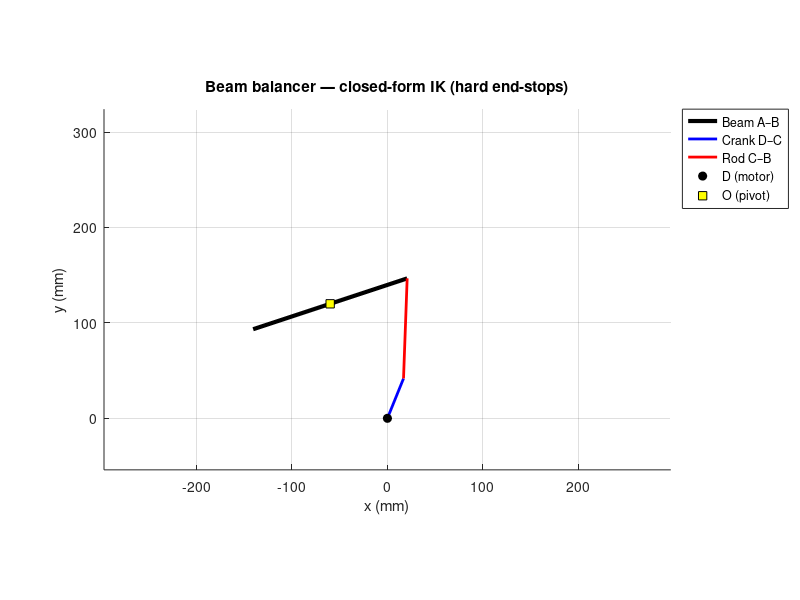

The MATLAB script that drew this image:
function beam_sim_closed_form
%% === PUT YOUR NUMBERS (mm) HERE ===
l    = 85;    % half-beam length; total beam = 2*l
l11  = 45;    % crank DC
l12  = 105;   % connecting rod CB
w    = 60;    % horizontal offset from motor pivot D to beam pivot O
h    = 120;   % vertical offset from D to O

%% === "Same feel" as before, but now with hard end-stops ===
A11_deg = 50;       % requested amplitude (used as a speed scale only)
f_hz    = 0.6;      % nominal “feel” frequency for speed
T       = 8;        % seconds
dt      = 0.02;     % step
nsteps  = round(T/dt);

% We now integrate theta11 with a velocity and bounce at true limits
A11_rad = deg2rad(A11_deg);
% speed scale chosen so mid-stroke speed ~ sinusoid with same f, A
v_nom   = 2*pi*f_hz * A11_rad;   % rad/s
theta11 = 0.0;                   % start near center
v11     = +v_nom;                % initial direction

%% === Precompute constants for the closed-form solve ===
s     = hypot(w, h);         % sqrt(w^2 + h^2)
alpha = atan2(h, w);         % per slide
S     = (l12^2 - l11^2 - h^2 - w^2 - l^2) / s;

%% === Figure / axes ===
Lmax = max([2*l, w + l11 + l12, h + l11 + l12]);   % crude span
figure('Color','w'); hold on; grid on; axis equal;
xlabel('x (mm)'); ylabel('y (mm)'); title('Beam balancer — closed-form IK (hard end-stops)');
axis([-1.1*Lmax, 1.1*Lmax, -0.2*Lmax, 1.2*Lmax]);

% graphics
hBeam  = plot(nan, nan, 'k-', 'LineWidth', 3, 'DisplayName','Beam A–B');
hCrank = plot(nan, nan, 'b-', 'LineWidth', 2, 'DisplayName','Crank D–C');
hRod   = plot(nan, nan, 'r-', 'LineWidth', 2, 'DisplayName','Rod C–B');
plot(0,0,'ko','MarkerFaceColor','k','DisplayName','D (motor)');
hO     = plot(-w,h,'ks','MarkerFaceColor','y','DisplayName','O (pivot)');
legend('Location','northeastoutside');

%% === Sim loop (closed-form theta with true kinematic extremes) ===
theta_prev = 0;                 % continuity pick for the beam angle
for k = 1:nsteps
    % Trial integrate crank
    theta11_trial = theta11 + v11*dt;

    % Try closed-form at the trial angle
    [ok, theta, ~] = theta_closed_form(l, l11, l12, w, h, theta11_trial, s, alpha, S, theta_prev);

    if ok
        % Accept step
        theta11    = theta11_trial;
        theta_prev = theta;
    else
        % We attempted to cross the kinematic limit. Find the exact boundary
        % between (theta11) feasible and (theta11_trial) infeasible.
        theta11_edge = bisect_to_boundary(@(th) is_feasible(l, l11, l12, w, h, th, s, alpha, S), ...
                                          theta11, theta11_trial);

        % Snap to the boundary and compute beam angle exactly at the edge
        [~, theta_edge, ~] = theta_closed_form(l, l11, l12, w, h, theta11_edge, s, alpha, S, theta_prev);

        % Draw the edge frame, then reverse direction (hard end-stop “bounce”)
        theta11    = theta11_edge;
        theta_prev = theta_edge;
        v11        = -v11;
    end

    % ---- Forward geometry for drawing (at the accepted theta/theta11) ----
    D = [0, 0];
    O = [-w, h];
    C = [l11*cos(theta11),           l11*sin(theta11)];
    B = [-w + l*cos(theta_prev),   h + l*sin(theta_prev)];
    A = [-w - l*cos(theta_prev),   h - l*sin(theta_prev)];

    set(hBeam, 'XData',[A(1) B(1)], 'YData',[A(2) B(2)]);
    set(hCrank,'XData',[D(1) C(1)], 'YData',[D(2) C(2)]);
    set(hRod,  'XData',[C(1) B(1)], 'YData',[C(2) B(2)]);
    set(hO,    'XData',O(1), 'YData',O(2));
    drawnow;
end
end

% ==================== helpers ====================

function [ok, theta_pick, meta] = theta_closed_form(l, l11, l12, w, h, theta11, s, alpha, S, theta_prev)
% Closed-form from slides, rearranged: R*cos(theta - phi) + C = 0.
% Returns the solution closest to theta_prev (continuity).
A = -2*l*cos(alpha) - (2*l*l11/s)*cos(theta11);
B =  2*l*sin(alpha) - (2*l*l11/s)*sin(theta11);
C =  2*l11*cos(theta11 + alpha) - S;

R   = hypot(A, B);
phi = atan2(B, A);

meta.R = R; meta.phi = phi;

if R < 1e-12
    ok = false; theta_pick = NaN; return
end

x = -C / R;                          % desired cosine (must be in [-1, 1])
meta.x = x;

if abs(x) > 1 + 1e-10
    ok = false; theta_pick = NaN; return
end
x = max(min(x, 1), -1);              % numeric clamp

theta1 = phi + acos(x);
theta2 = phi - acos(x);

% pick the branch closest to the previous angle (wrap-aware)
d1 = angle_diff(theta1, theta_prev);
d2 = angle_diff(theta2, theta_prev);
theta_pick = theta1; if abs(d2) < abs(d1), theta_pick = theta2; end
ok = true;
end

function tf = is_feasible(l, l11, l12, w, h, theta11, s, alpha, S)
% Feasible iff the closed-form cosine falls within [-1, 1].
A = -2*l*cos(alpha) - (2*l*l11/s)*cos(theta11);
B =  2*l*sin(alpha) - (2*l*l11/s)*sin(theta11);
C =  2*l11*cos(theta11 + alpha) - S;
R = hypot(A, B);
if R < 1e-12
    tf = false; return
end
x = -C / R;
tf = (abs(x) <= 1 + 1e-10);
end

function root = bisect_to_boundary(isOK, a, b)
% Find the boundary between feasible (isOK=true) and infeasible (isOK=false)
% on the interval [a, b]. Assumes isOK(a)=true, isOK(b)=false (or vice versa).
fa = isOK(a); fb = isOK(b);
if fa == fb
    % If both same, shrink towards a boundary by small steps
    for i = 1:40
        mid = (a+b)/2;
        fm  = isOK(mid);
        if fm ~= fa
            a = (fa) * a + (~fa) * b; % just to satisfy lint; not used
        end
    end
    root = a; return
end
lo = a; hi = b;
for it = 1:50
    mid = 0.5*(lo+hi);
    fm  = isOK(mid);
    if fm == fa
        lo = mid; fa = fm;
    else
        hi = mid; fb = fm;
    end
    if abs(hi-lo) < 1e-8
        break
    end
end
root = 0.5*(lo+hi);
end

function d = angle_diff(a, b)
% shortest signed difference between angles (radians)
d = atan2(sin(a-b), cos(a-b));
end